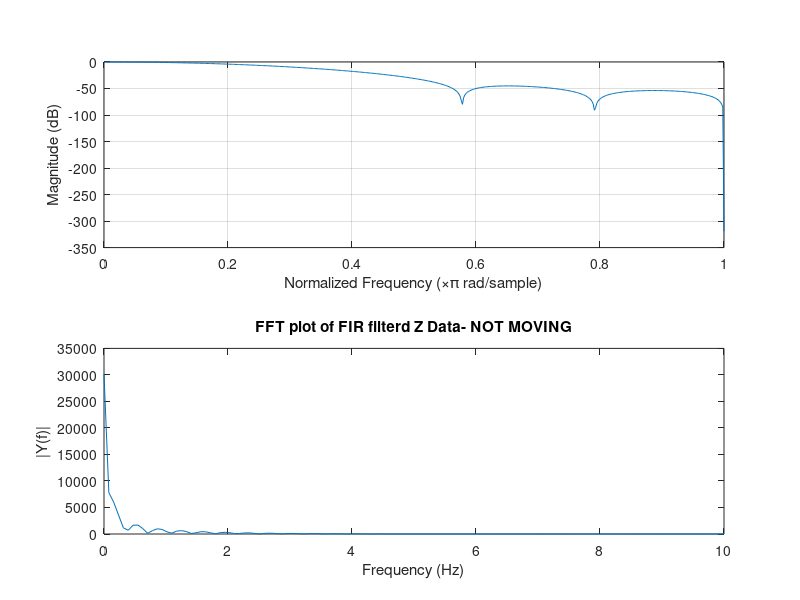

The MATLAB source for this figure:
% arrayofdata=[
%     -15753
% -15679
% -15917
% -13293
% -15856
% -15605
% -16029
% -15512
% -15297
% -15668
% -15770
% -15701
% -15615
% -17669
% -16021
% -13908
% -16106
% -20001
% -13382
% -14396
% -11740
% -14057
% -19048
% -13926
% -14984
% -24767
% -19962
% -18609
% -17955
% -13885
% -16419
% -15833
% -15992
% -8580
% -6822
% -6952
% -8589
% -15845
% -22186
% -22501
% -24344
% -27641
% -22384
% -17080
% -14057
% -11928
% -9869
% -6219
% -5153
% -7856
% -11797
% -16831
% -19410
% -25040
% -22728
% -21947
% -24505
% -23345
% -14552
% -13545
% -9231
% -10357
% -4664
% -1482
% -12913
% -11832
% -15181
% -20605
% -8215
% -18115
% -22792
% -24745
% -17523
% -12824
% -12227
% -8506
% -6933
% -4535
% -7631
% -10120
% -14462
% -20148
% -21826
% -20478
% -20804
% -28325
% -20091
% -14544
% -12361
% -13202
% -9854
% -5632
% -3041
% -12280
% -13861
% -14661
% -21709
% -23036
% -22920
% -20426
% -24239
% -22401
% -17767
% -13341
% -10133
% -7425
% -4924
% -3502
% -11840
% -11661
% -17948
% -22401
% -24516
% -17701
% -24929
% -24392
% -20018
% -15535
% -11324
% -8098
% -4106
% -2008
% -11343
% -12423
% -15131
% -20918
% -23258
% -17781
% -23595
% -23868
% -18366
% -16166
% -11155
% -8309
% -7093
% -6151
% -7260
% -10444
% -15000
% -16287
% -20766
% -23985
% -19760
% -24897
% -22405
% -19040
% -15205
% -10349
% -6972
% -4477
% -3349
% -10232
% -13044
% -16074
% -20888
% -22427
% -32760
% -22556
% -24681
% -20582
% -16899
% -12357
% -5814
% -4212
% -3783
% -11180
% -13053
% -13617
% -18347
% -22583
% -25295
% -20848
% -25878
% -21206
% -16513
% -13158
% -9850
% -6553
% -4787
% -5382
% -10692
% -14097
% -18952
% -22917
% -4175
% -15915
% -26504
% -20684
% -17670
% -14328
% -10282
% -7656
% -7087
% -4629
% -10360
% -10453
% -16177
% -21094
% -21948
% -24602
% ]

     arrayofdata=[
    -15836
-15662
-15482
-15846
-15654
-15745
-15787
-15786
-15752
-15675
-15814
-15664
-15658
-15758
-15774
-15828
-15679
-15800
-15729
-15845
-15611
-15768
-15757
-15728
-15791
-15704
-15793
-15812
-15853
-15744
-15804
-15508
-15747
-15736
-15688
-15731
-15792
-15806
-15721
-15787
-15679
-15804
-15757
-15707
-15672
-15777
-15944
-15646
-15818
-15781
-15901
-15694
-15669
-15729
-15661
-15738
-15824
-15858
-15578
-15918
-15720
-15770
-15833
-15908
-15681
-15880
-15772
-15789
-15736
-15816
-15785
-15408
-15837
-15752
-15729
-15833
-15748
-15856
-15737
-15733
-15722
-15764
-15805
-15832
-15701
-15822
-15781
-15747
-15781
-15722
-15786
-15737
-15861
-15785
-15777
-15846
-15580
-15750
-15787
-15693
-15460
-15678
-15748
-15712
-15824
-15825
-15918
-15656
-15716
-15708
-15672
-15717
-15776
-15619
-16008
-15742
-15814
-15777
-15720
-15728
-15744
-15892
-15942
-15633
-15890
-15624
-15724
-15758
-15844
-15526
-15698
-15798
-15784
-15742
-15729
-15822
-15750
-15749
-15818
-15757
-15451
-15901
-15731
-15801
-15777
-15884
-15761
-15634
-15760
-15573
-15886
-15701
-15716
-15653
-15789
-15812
-15811
-15782
-15785
-15686
-15512
-15909
-15711
-15812
-15764
-15677
-15989
-15586
-15806
-15653
-15748
-15791
-15842
-15760
-15732
-15745
-15772
-15845
-15727
-15662
-15468
-15840
-15781
-15793
-15766
-15820
-15713
-15748
-15829
-15588
-15669
-15826
-15646
-15785
-15781
-15741
-15605
-15786
-15826
-15716]

b=fir1(9,0.2);
freqz(b);
FIR_array = conv(b, arrayofdata);

% plot(FIR_array)


L= numel(FIR_array);
NFFT = 2^nextpow2(L); % Next power of 2 from length of y
Y = fft(FIR_array,NFFT)/L;
f = 20/2*linspace(0,1,NFFT/2+1);

% Plot single-sided amplitude spectrum.
plot(f,2*abs(Y(1:NFFT/2+1))) 
title('FFT plot of FIR filterd Z Data- NOT MOVING')
xlabel('Frequency (Hz)')
ylabel('|Y(f)|')



